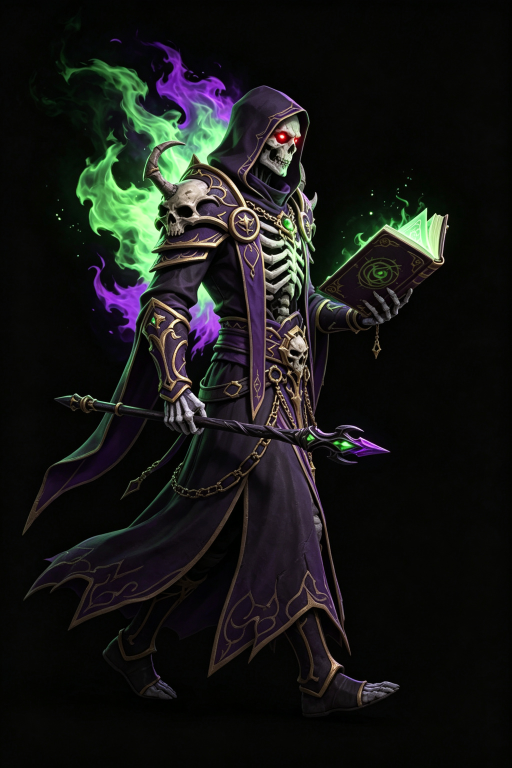
#> input picture 2SSEb3jbgH.png, 1024 x 1536 px, given as the content of the folder ../2SSEb3jbgH.png, which was not available (shown at 1/2 size)
$ python quantize-png.py ../2SSEb3jbgH.png
#> lines starting #> are read from the running program, lines starting #| are printed output that depends on the picture; pictures that were not available may be replaced by others from this repository, and a replacement may not be noted
#!/usr/bin/env python3
"""
PNG 量化壓縮：將 32-bit RGBA PNG 轉為 256 色索引色 PNG（含 alpha）
大幅縮小體積以適應 git 提交空間限制
品質：256 色 + dithering（精靈圖肉眼幾乎無損）
"""
import os
import sys
from PIL import Image


def quantize_png(png_path, colors=256):
    """量化 PNG 為索引色，節省空間"""
#> called with png_path = '_only/2SSEb3jbgH.png', colors = 256
    try:
        img = Image.open(png_path).convert('RGBA')
    except Exception as e:
        return False, f'讀取失敗: {e}'

    orig_size = os.path.getsize(png_path)

    # 分離 RGB 與 alpha
    r, g, b, alpha = img.split()
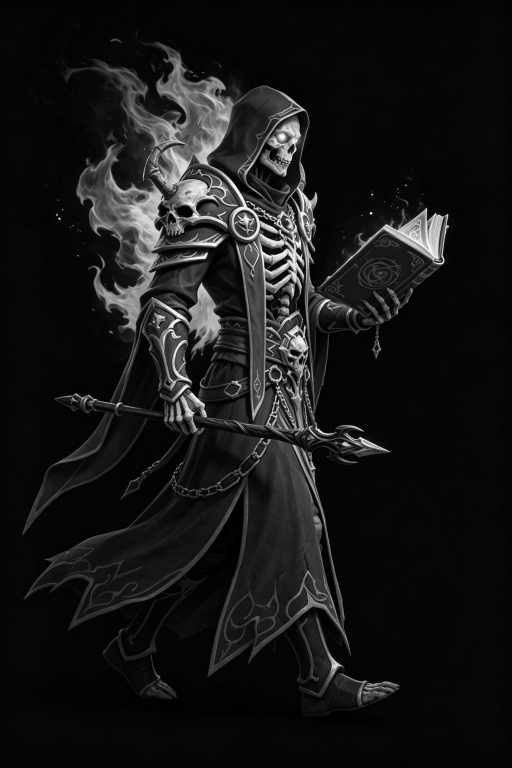
#> r: PIL image 1024x1536 L (shown at 1/2 size); min 0, max 255, mean 23
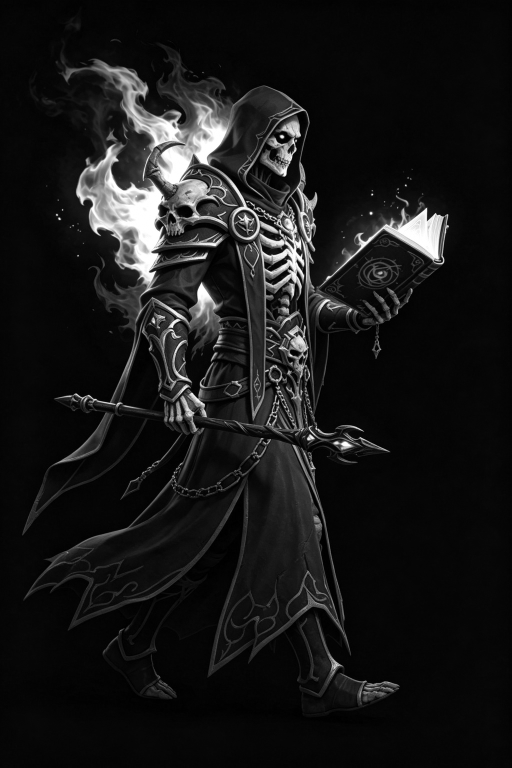
#> g: PIL image 1024x1536 L (shown at 1/2 size); min 0, max 255, mean 23.6
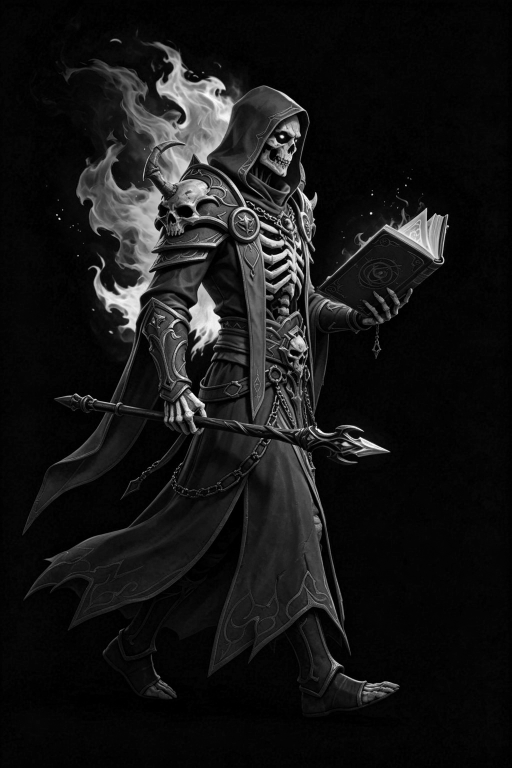
#> b: PIL image 1024x1536 L (shown at 1/2 size); min 0, max 255, mean 22
#> alpha: PIL image 1024x1536 L; every value is 255
    rgb = Image.merge('RGB', (r, g, b))
#> rgb is the input picture: PIL image 1024x1536 RGB; mean R, G, B 23, 23.6, 22

    # 量化 RGB（256 色，median cut + floyd-steinberg dithering）
    q_rgb = rgb.quantize(colors=colors, method=2, dither=Image.Dither.FLOYDSTEINBERG)
    q_rgb = q_rgb.convert('RGBA')
#> q_rgb: PIL image 1024x1536 RGBA

    # 把 alpha 放回
    q_r, q_g, q_b, _ = q_rgb.split()
    result = Image.merge('RGBA', (q_r, q_g, q_b, alpha))

    # 儲存
    tmp_path = png_path + '.tmp'
    result.save(tmp_path, 'PNG', optimize=True)

    new_size = os.path.getsize(tmp_path)
    if new_size < orig_size:
        os.replace(tmp_path, png_path)
        return True, f'{orig_size/1024:.1f}KB → {new_size/1024:.1f}KB ({new_size/orig_size*100:.1f}%)'
    else:
        os.remove(tmp_path)
        return True, f'無需壓縮（原檔更小）'


def process_dir(root_dir):
    total = compressed = skipped = 0
    total_bytes = saved_bytes = 0

    for dp, _, fns in os.walk(root_dir):
        for fn in sorted(fns):
            if not fn.lower().endswith('.png'):
                continue
            fp = os.path.join(dp, fn)
            total += 1
            orig = os.path.getsize(fp)
            total_bytes += orig
            success, info = quantize_png(fp, colors=256)
            if success:
                new_size = os.path.getsize(fp)
                saved = orig - new_size
                if saved > 0:
                    compressed += 1
                    saved_bytes += saved
                else:
                    skipped += 1
            else:
                skipped += 1

            if total % 50 == 0:
                print(f'  ... {total} 張, 已壓縮 {compressed}, 節省 {saved_bytes/1024/1024:.1f}MB')

    print(f'\n{root_dir}: 共 {total} 張')
    print(f'  壓縮成功: {compressed} 張')
    print(f'  無需壓縮: {skipped} 張')
    print(f'  總大小: {total_bytes/1024/1024:.1f}MB → {(total_bytes-saved_bytes)/1024/1024:.1f}MB')
    print(f'  節省: {saved_bytes/1024/1024:.1f}MB ({saved_bytes/total_bytes*100:.1f}%)')

    return total, compressed, saved_bytes


if __name__ == '__main__':
    dirs = sys.argv[1:] or ['assets/transform']
    for d in dirs:
        if os.path.exists(d):
            process_dir(d)

$ run again, on Ss1BU5oAYq.png
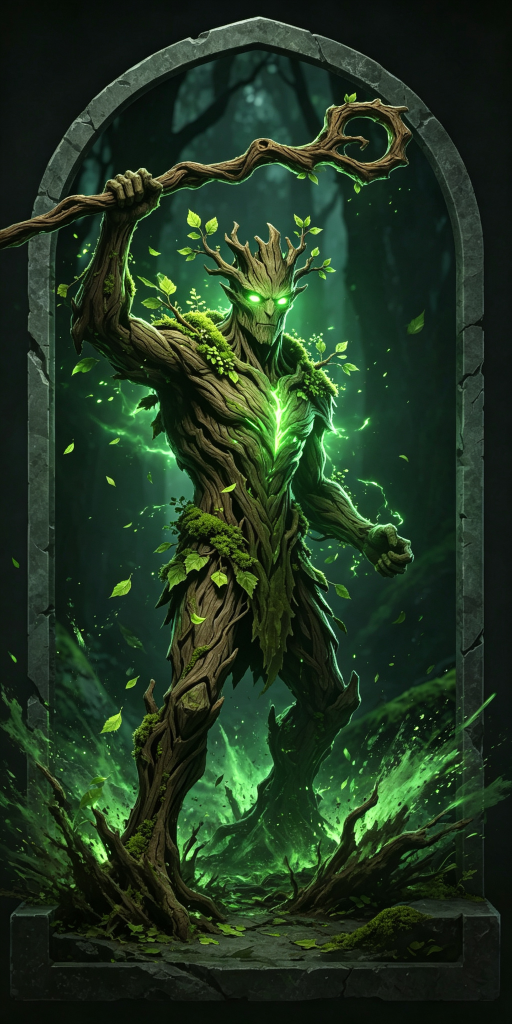
#> input picture Ss1BU5oAYq.png, 1024 x 2048 px, given as the content of the folder ../Ss1BU5oAYq.png, which was not available (shown at 1/2 size)
#> in quantize_png, `r, g, b, alpha = img.split()`:
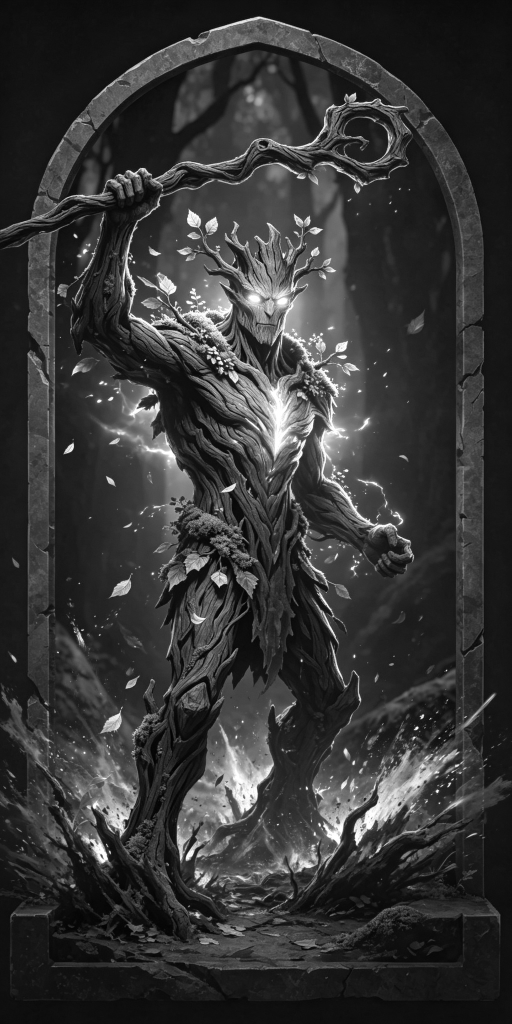
#> g: PIL image 1024x2048 L (shown at 1/2 size); min 0, max 255, mean 54
#> in quantize_png, `r, g, b, alpha = img.split()`:
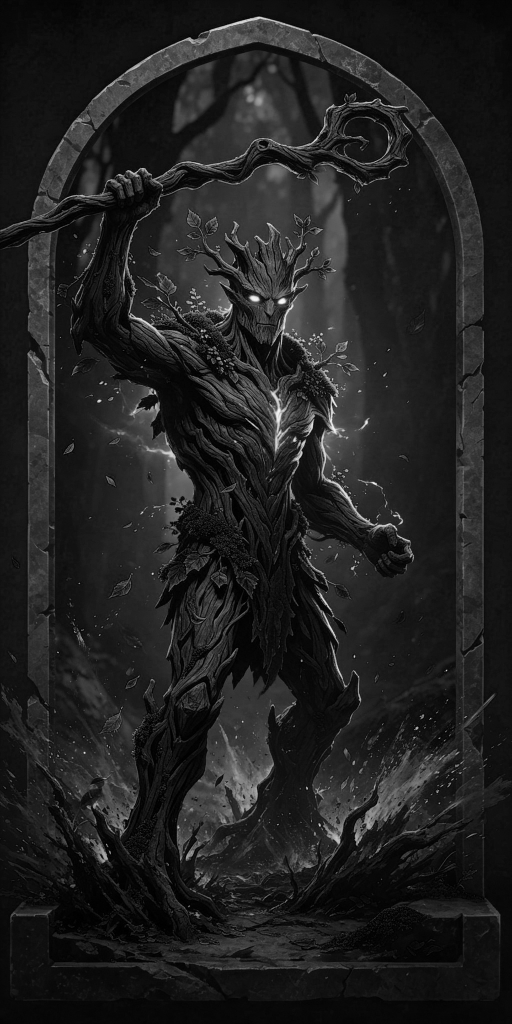
#> b: PIL image 1024x2048 L (shown at 1/2 size); min 0, max 252, mean 32.7
#> alpha: PIL image 1024x2048 L; every value is 255
#> in quantize_png, rgb is the input picture: PIL image 1024x2048 RGB; mean R, G, B 33.3, 54, 32.7
